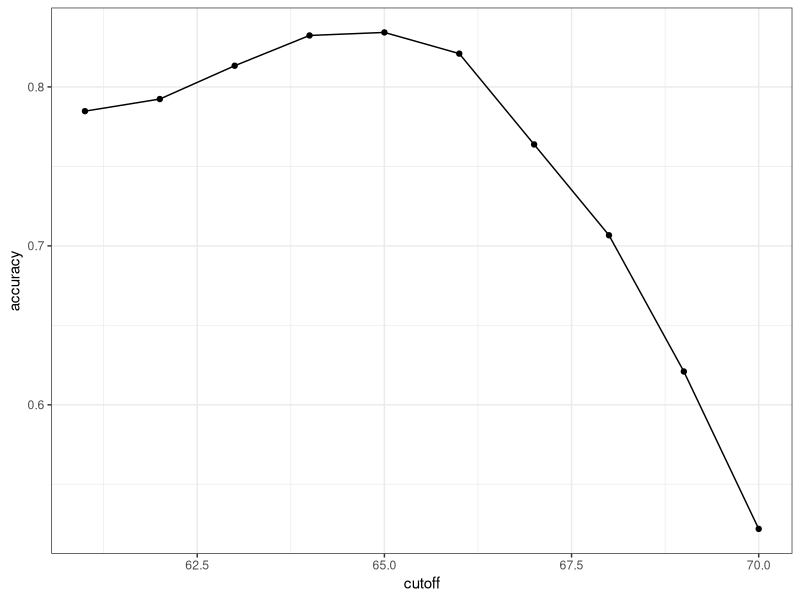
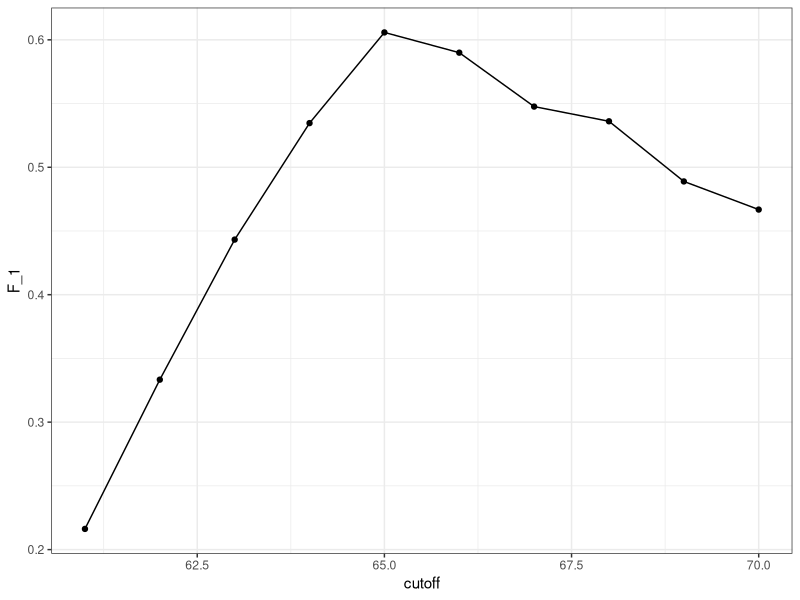
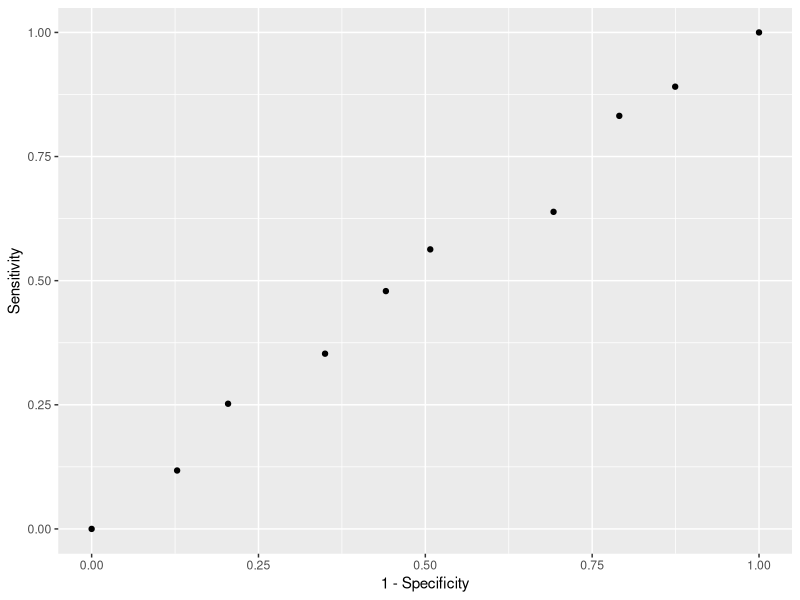

The R script that drew these images, in order:
library(tidyverse)
library(caret)
library(dslabs)

data(heights)

y <- heights$sex
x <- heights$height

set.seed(2)
test_index <- createDataPartition(y, times=1, p=0.5, list=FALSE)

test_set <- heights[test_index, ]
train_set <- heights[-test_index, ]

y_hat <- sample(c("Male","Female"), length(test_index), replace=TRUE) %>%
    factor(levels=levels(test_set$sex))

y_hat[1]
test_set$sex[1]
y_hat[1] == test_set$sex[1]
y_hat == test_set$sex
### Overall accuracy
mean(y_hat == test_set$sex)

heights %>% group_by(sex) %>%
    summarize(mean(height), sd(height))

y_hat <- ifelse(x > 62, "Male", "Female") %>%
    factor(levels=levels(test_set$sex))
mean(y == y_hat)
y_hat <- ifelse(test_set$height > 62, "Male", "Female") %>%
    factor(levels=levels(test_set$sex))
mean(y_hat == test_set$sex)

cutoff <- seq(61,70)
accuracy <- map_dbl(cutoff, function(x){
    y_hat <- ifelse(train_set$height > x, "Male", "Female") %>%
    factor(levels=levels(train_set$sex))
    mean(y_hat == train_set$sex)
})
data.frame(cutoff=cutoff, accuracy=accuracy) %>%
    ggplot(aes(cutoff,accuracy)) +
    geom_line() +
    geom_point() +
    theme_bw()

max(accuracy)
best_cutoff <- cutoff[which.max(accuracy)]

y_hat <- ifelse(test_set$height > best_cutoff, "Male", "Female") %>%
    factor(levels=levels(test_set$sex))
mean(y_hat == test_set$sex)

### Confusion matrix
table(predicted = y_hat, actual = test_set$sex)

test_set %>%
    mutate(y_hat=y_hat) %>%
    group_by(sex) %>%
    summarize(accuracy = mean(y_hat == sex))

sum(y == "Male")/sum(y %in% c("Male","Female"))

y_hat <- ifelse(test_set$height > 64, "Male", "Female") %>%
    factor(levels = levels(test_set$sex))
mean(y_hat == test_set$sex)
table(predicted=y_hat, actual=test_set$sex)

caret::confusionMatrix(data=y_hat, reference=test_set$sex)

### maximize F-score
cutoff <- seq(61,70)
F_1 <- map_dbl(cutoff, function(x){
    y_hat <- ifelse(test_set$height > x, "Male", "Female") %>%
        factor(levels=levels(test_set$sex))
    F_meas(data=y_hat,reference=test_set$sex)
})
data.frame(cutoff=cutoff, F_1=F_1) %>%
    ggplot(aes(cutoff,F_1)) +
    geom_line() +
    geom_point() +
    theme_bw()

y_hat <-
    ifelse(test_set$height > cutoff[which.max(F_1)], "Male", "Female") %>%
    factor(levels=levels(test_set$sex))
caret::confusionMatrix(data=y_hat, reference=test_set$sex)

p <- 0.9
y_hat <- sample(c("Male","Female"),
                length(test_index),
                replace=TRUE,
                prob=c(p,1-p)) %>%
    factor(levels=levels(test_set$sex))
mean(y_hat == test_set$sex)
caret::confusionMatrix(data=y_hat, reference=test_set$sex)

probs <- seq(0, 1, length.out = 10)
guessing <- map_df(probs, function(p){
    y_hat <- 
        sample(c("Male", "Female"), length(test_index),
               replace = TRUE, prob=c(p, 1-p)) %>% 
        factor(levels = c("Female", "Male"))
    list(method = "Guessing",
         FPR = 1 - specificity(y_hat, test_set$sex),
         TPR = sensitivity(y_hat, test_set$sex))
})
guessing %>%
    qplot(FPR, TPR, data =., xlab = "1 - Specificity", ylab = "Sensitivity")
